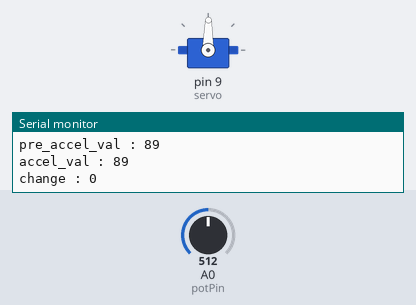
Recording of a sketch running on a simulated Arduino Mega 2560, built with avr-gcc and run on an emulated ATmega2560. Shown: servo, the last lines printed to the serial monitor. The test bench sets the inputs (shaded band); at power-on: A0 (potPin) = 512.

Above: at 4.3 s.
4.4 s: A0 (potPin) set to 716
At 5.6 s:
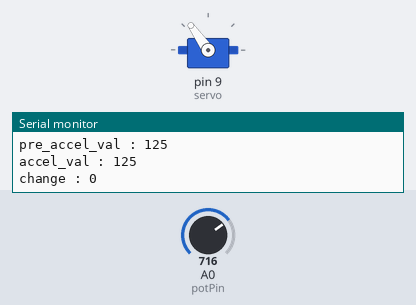
5.9 s: A0 (potPin) set to 122
At 7.1 s:
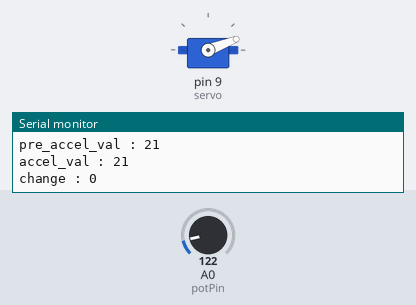
7.4 s: A0 (potPin) set to 306
At 7.8 s:
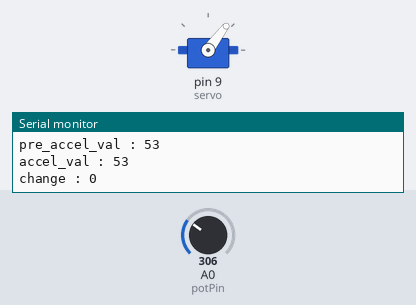
8.9 s: A0 (potPin) set to 565
At 9.3 s:
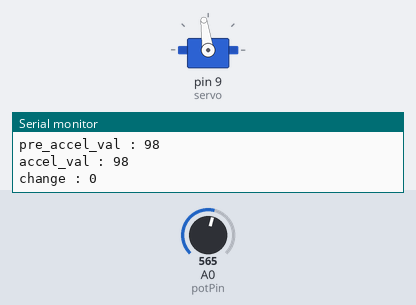
10.4 s: A0 (potPin) set to 579
At 10.8 s:
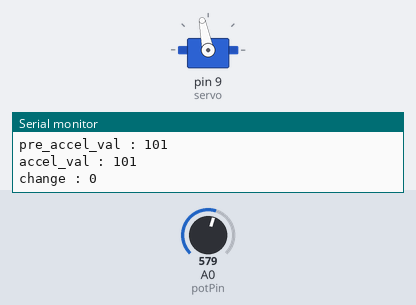
Timing chart, 0 to 13.4 s (numbered marks = the images above; inputs shaded):
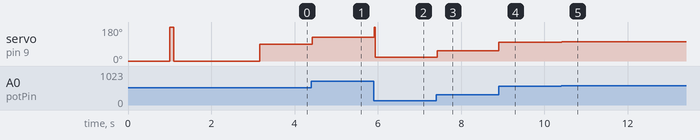

The sketch:

VES_EV.ino
```cpp
#include <Servo.h>

Servo servo;    // servo motor
int potPin = 0; // analog pin number that is connected to potentialmeter
int accel_val;        // analog pin read value
int pre_accel_val;
int thresh = 50;

uint32_t PLAYING_TIME = 2500; // playing time
uint32_t FUELCUT_TIME = 800; //fuelcut time

#define MIN 0
#define MAX 179

#define mp3 Serial3    // Connect the MP3 Serial Player to the Arduino MEGA Serial3 (14 TX3 -> RX, 15 RX3 -> TX)

static int8_t Send_buf[8] = {0}; // Buffer for Send commands.  // BETTER LOCALLY
static uint8_t ansbuf[10] = {0}; // Buffer for the answers.    // BETTER LOCALLY

String mp3Answer;           // Answer from the MP3.

/************ Command byte **************************/
#define CMD_NEXT_SONG     0X01  // Play next song.
#define CMD_PREV_SONG     0X02  // Play previous song.
#define CMD_PLAY_W_INDEX  0X03
#define CMD_VOLUME_UP     0X04
#define CMD_VOLUME_DOWN   0X05
#define CMD_SET_VOLUME    0X06

#define CMD_SNG_CYCL_PLAY 0X08  // Single Cycle Play.
#define CMD_SEL_DEV       0X09
#define CMD_SLEEP_MODE    0X0A
#define CMD_WAKE_UP       0X0B
#define CMD_RESET         0X0C
#define CMD_PLAY          0X0D
#define CMD_PAUSE         0X0E
#define CMD_PLAY_FOLDER_FILE 0X0F

#define CMD_STOP_PLAY     0X16
#define CMD_FOLDER_CYCLE  0X17
#define CMD_SHUFFLE_PLAY  0x18 //
#define CMD_SET_SNGL_CYCL 0X19 // Set single cycle.

#define CMD_SET_DAC 0X1A
#define DAC_ON  0X00
#define DAC_OFF 0X01

#define CMD_PLAY_W_VOL    0X22
#define CMD_PLAYING_N     0x4C
#define CMD_QUERY_STATUS      0x42
#define CMD_QUERY_VOLUME      0x43
#define CMD_QUERY_FLDR_TRACKS 0x4e
#define CMD_QUERY_TOT_TRACKS  0x48
#define CMD_QUERY_FLDR_COUNT  0x4f

/************ Opitons **************************/
#define DEV_TF            0X02


/*********************************************************************/


void setup() {

  if (servo_init() == true)
  Serial.println("Servo init Success");
  else Serial.println("Failed to init Servo");

  Serial.begin(115200);
  mp3.begin(9600);
  delay(500);

  sendCommand(CMD_SEL_DEV, DEV_TF);
  delay(500);


  sendMP3Command('m');
  sendMP3Command('1'); //1번 폴더재생
}

void loop() {

  char c = ' ';
  unsigned long cur_time;
  unsigned long cur_time2;


  accel_val = analogRead(potPin);   // read value(0 ~ 1023) from potentialmeter
  accel_val = map(accel_val, 0, 1023, MIN, MAX);  // convert potentialmeter read value( 0 ~ 1023) to servo write value( 0 ~ 179 )
  servo.write(accel_val);           // set servo angle
  delay(5);     //set margin over 0.05s

  if ( (pre_accel_val - accel_val) > 100 )  {

    servo.write(179);

    c = '2'; // POPCORN sound play cmd
    sendMP3Command(c);

      cur_time = millis();
     do {
      Serial.println("Playing 'FOLDER_POPCORN'");
    } while ( (millis() - cur_time) >= PLAYING_TIME );

        servo.write(accel_val);
        c = '1';
        sendMP3Command(c);
  }

  if ( accel_val > 170 )
  {
    bool counter_fuelcut = false;
    cur_time2 = millis();
    while( (millis() - cur_time2) >= FUELCUT_TIME )
    {
      if( (pre_accel_val - accel_val) < 5)
      {
        counter_fuelcut = true;
      }
      else { counter_fuelcut = false; }
    }
    if ( counter_fuelcut == true)
    {
      c = '3';
      sendMP3Command(c);
      counter_fuelcut = false;
    }
  }

  // Check for the answer.
  if (mp3.available())
  {
    Serial.println(decodeMP3Answer());
  }

  Serial.print("pre_accel_val : ");
  Serial.println(pre_accel_val);
  Serial.print("accel_val : ");
  Serial.println(accel_val);

  Serial.print("change : ");
  Serial.println(pre_accel_val - accel_val);

  pre_accel_val = accel_val;

   delay(30);
}

void sendMP3Command(char c) {
  switch (c) {
    case '?':
    case 'h':
      Serial.println("HELP  ");
      Serial.println(" p = Play");
      Serial.println(" P = Pause");
      Serial.println(" > = Next");
      Serial.println(" < = Previous");
      Serial.println(" + = Volume UP");
      Serial.println(" - = Volume DOWN");
      Serial.println(" c = Query current file");
      Serial.println(" q = Query status");
      Serial.println(" v = Query volume");
      Serial.println(" x = Query folder count");
      Serial.println(" t = Query total file count");
      Serial.println(" 1 = Play folder 1");
      Serial.println(" 2 = Play folder 2");
      Serial.println(" 3 = Play folder 3");
      Serial.println(" 4 = Play folder 4");
      Serial.println(" 5 = Play folder 5");
      Serial.println(" S = Sleep");
      Serial.println(" W = Wake up");
      Serial.println(" r = Reset");
      break;


    case 'p':
      Serial.println("Play ");
      sendCommand(CMD_PLAY, 0);
      break;

    case 'P':
      Serial.println("Pause");
      sendCommand(CMD_PAUSE, 0);
      break;

    case '>':
      Serial.println("Next");
      sendCommand(CMD_NEXT_SONG, 0);
      sendCommand(CMD_PLAYING_N, 0x0000); // ask for the number of file is playing
      break;

    case '<':
      Serial.println("Previous");
      sendCommand(CMD_PREV_SONG, 0);
      sendCommand(CMD_PLAYING_N, 0x0000); // ask for the number of file is playing
      break;

    case '+':
      Serial.println("Volume Up");
      sendCommand(CMD_VOLUME_UP, 0);
      break;

    case '-':
      Serial.println("Volume Down");
      sendCommand(CMD_VOLUME_DOWN, 0);
      break;

    case 'c':
      Serial.println("Query current file");
      sendCommand(CMD_PLAYING_N, 0);
      break;

    case 'q':
      Serial.println("Query status");
      sendCommand(CMD_QUERY_STATUS, 0);
      break;

    case 'v':
      Serial.println("Query volume");
      sendCommand(CMD_QUERY_VOLUME, 0);
      break;

    case 'x':
      Serial.println("Query folder count");
      sendCommand(CMD_QUERY_FLDR_COUNT, 0);
      break;

    case 't':
      Serial.println("Query total file count");
      sendCommand(CMD_QUERY_TOT_TRACKS, 0);
      break;

    case '1':
      Serial.println("Play folder 1");
      sendCommand(CMD_FOLDER_CYCLE, 0x0101);
      break;

    case '2':
      Serial.println("Play folder 2");
      sendCommand(CMD_FOLDER_CYCLE, 0x0201);
      break;

    case '3':
      Serial.println("Play folder 3");
      sendCommand(CMD_FOLDER_CYCLE, 0x0301);
      break;

    case '4':
      Serial.println("Play folder 4");
      sendCommand(CMD_FOLDER_CYCLE, 0x0401);
      break;

    case '5':
      Serial.println("Play folder 5");
      sendCommand(CMD_FOLDER_CYCLE, 0x0501);
      break;

    case 'S':
      Serial.println("Sleep");
      sendCommand(CMD_SLEEP_MODE, 0x00);
      break;

    case 'W':
      Serial.println("Wake up");
      sendCommand(CMD_WAKE_UP, 0x00);
      break;

    case 'r':
      Serial.println("Reset");
      sendCommand(CMD_RESET, 0x00);
      break;

    case 'm':
      Serial.println("SET VOLUME");
      sendCommand(CMD_SET_VOLUME, 30);
      break;
  }
}


/********************************************************************************/
/*Function decodeMP3Answer: Decode MP3 answer.                                  */
/*Parameter:-void                                                               */
/*Return: The                                                  */

String decodeMP3Answer() {
  String decodedMP3Answer = "";

  decodedMP3Answer += sanswer();

  switch (ansbuf[3]) {
    case 0x3A:
      decodedMP3Answer += " -> Memory card inserted.";
      break;

    case 0x3D:
      decodedMP3Answer += " -> Completed play num " + String(ansbuf[6], DEC);
      break;

    case 0x40:
      decodedMP3Answer += " -> Error";
      break;

    case 0x41:
      decodedMP3Answer += " -> Data recived correctly. ";
      break;

    case 0x42:
      decodedMP3Answer += " -> Status playing: " + String(ansbuf[6], DEC);
      break;

    case 0x48:
      decodedMP3Answer += " -> File count: " + String(ansbuf[6], DEC);
      break;

    case 0x4C:
      decodedMP3Answer += " -> Playing: " + String(ansbuf[6], DEC);
      break;

    case 0x4E:
      decodedMP3Answer += " -> Folder file count: " + String(ansbuf[6], DEC);
      break;

    case 0x4F:
      decodedMP3Answer += " -> Folder count: " + String(ansbuf[6], DEC);
      break;
  }

  return decodedMP3Answer;
}


/********************************************************************************/
/*Function: Send command to the MP3                                         */
/*Parameter:-int8_t command                                                     */
/*Parameter:-int16_ dat  parameter for the command                              */

void sendCommand(int8_t command, int16_t dat)
{
  delay(20);
  Send_buf[0] = 0x7e;   //
  Send_buf[1] = 0xff;   //
  Send_buf[2] = 0x06;   // Len
  Send_buf[3] = command;//
  Send_buf[4] = 0x01;   // 0x00 NO, 0x01 feedback
  Send_buf[5] = (int8_t)(dat >> 8);  //datah
  Send_buf[6] = (int8_t)(dat);       //datal
  Send_buf[7] = 0xef;   //
  Serial.print("Sending: ");
  for (uint8_t i = 0; i < 8; i++)
  {
    mp3.write(Send_buf[i]) ;
    Serial.print(sbyte2hex(Send_buf[i]));
  }
  Serial.println();
}


/********************************************************************************/
/*Function: sbyte2hex. Returns a byte data in HEX format.                 */
/*Parameter:- uint8_t b. Byte to convert to HEX.                                */
/*Return: String                                                                */


String sbyte2hex(uint8_t b)
{
  String shex;

  shex = "0X";

  if (b < 16) shex += "0";
  shex += String(b, HEX);
  shex += " ";
  return shex;
}


/********************************************************************************/
/*Function: sanswer. Returns a String answer from mp3 UART module.          */
/*Parameter:- uint8_t b. void.                                                  */
/*Return: String. If the answer is well formated answer.                        */

String sanswer(void)
{
  uint8_t i = 0;
  String mp3answer = "";

  // Get only 10 Bytes
  while (mp3.available() && (i < 10))
  {
    uint8_t b = mp3.read();
    ansbuf[i] = b;
    i++;

    mp3answer += sbyte2hex(b);
  }

  // if the answer format is correct.
  if ((ansbuf[0] == 0x7E) && (ansbuf[9] == 0xEF))
  {
    return mp3answer;
  }

  return "???: " + mp3answer;
}

bool servo_init()
{
  bool servo_status = false;

  if (servo.attach(9) == true) {
  servo.write(0);
  delay(1000);
  servo.write(179);
  delay(100);
  servo.write(0);
  delay(1000);

  servo_status = true;
  return servo_status;

  }

  return servo_status;
}
```

Measured:
- after the input at 4.4 s, servo on pin 9 (servo): 89° → 125° at once
- after the input at 5.9 s, servo on pin 9 (servo): 125° → 21° at once
- after the input at 7.4 s, servo on pin 9 (servo): 21° → 53° at once
- after the input at 8.9 s, servo on pin 9 (servo): 53° → 98° at once
- after the input at 10.4 s, servo on pin 9 (servo): 98° → 101° at once
